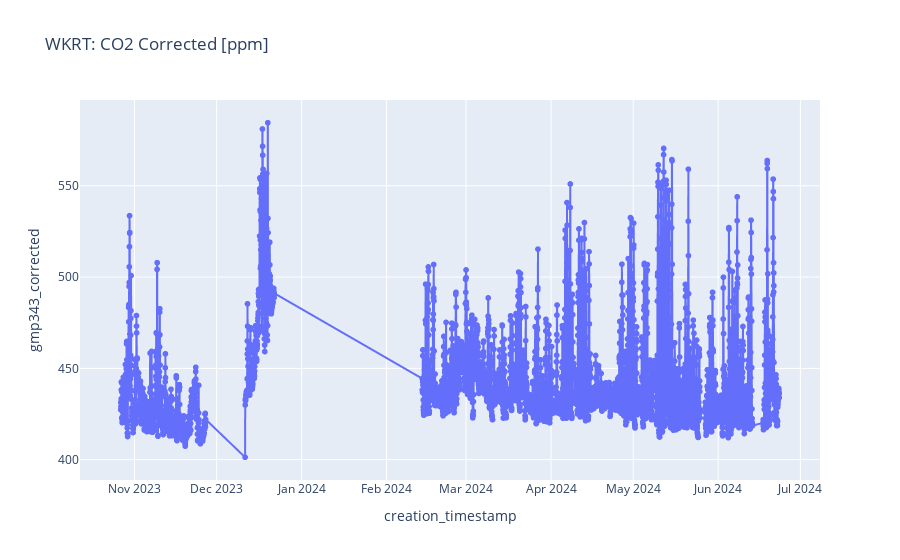

Here is the notebook cell this chart was saved with:
### Code cell
extract_site_data(dates = dates, site_name="WKRT")

### Figure 1 — Plotly figure (JSON) as saved in the notebook; plotly's stock layout.template omitted (floating-point values rounded to 4 significant figures; data arrays with more than 128 entries replaced by an {"elided": "..."} marker saying what was removed)
{"data": [{"hovertemplate": "creation_timestamp=%{x}<br>gmp343_corrected=%{y}<extra></extra>", "legendgroup": "", "line": {"color": "#636efa", "dash": "solid"}, "marker": {"symbol": "circle"}, "mode": "lines+markers", "name": "", "showlegend": false, "type": "scattergl", "x": {"elided": "3992 str values"}, "xaxis": "x", "y": {"elided": "3992 float values"}, "yaxis": "y"}], "layout": {"legend": {"tracegroupgap": 0}, "title": {"text": "WKRT: CO2 Corrected [ppm]"}, "xaxis": {"anchor": "y", "domain": [0, 1], "title": {"text": "creation_timestamp"}}, "yaxis": {"anchor": "x", "domain": [0, 1], "title": {"text": "gmp343_corrected"}}}}
